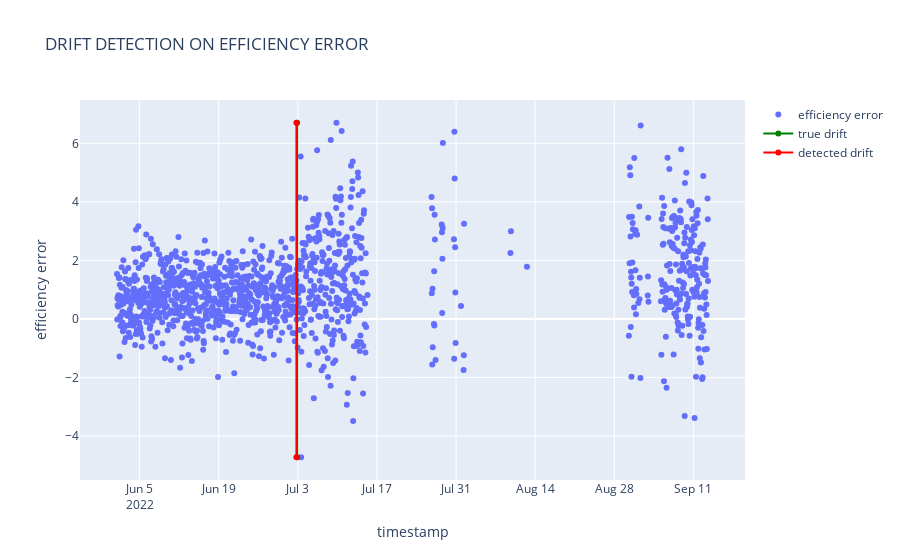

Notebook code for this chart:
### Code cell
fig = go.Figure()

# add data points
fig.add_trace(go.Scatter(x=status['timestamp'], y=generated_data['generated_eff_error'], mode='markers', name='efficiency error'))

# calculate drift bar limits
drift_bar_max = generated_data['generated_eff_error'].max()
drift_bar_min = generated_data['generated_eff_error'].min()

# add true drift timestamp
true_drift_df=pd.DataFrame()
true_drift_df=true_drift_df.append([[begin_drift_timestamp, drift_bar_min]])
true_drift_df=true_drift_df.append([[begin_drift_timestamp, drift_bar_max]])
fig.add_trace(go.Scatter(x=true_drift_df[0], y=true_drift_df[1], line=dict(color='green'), name='true drift'))


# add drift detected
for i in range(len(drift_detected_timestamp)):
    df=pd.DataFrame()
    df=df.append([[drift_detected_timestamp.iloc[i], drift_bar_min]])
    df=df.append([[drift_detected_timestamp.iloc[i], drift_bar_max]])
    fig.add_trace(go.Scatter(x=df[0], y=df[1], line=dict(color='red'), name='detected drift'))

fig.update_layout(title='DRIFT DETECTION ON EFFICIENCY ERROR', xaxis_title='timestamp', yaxis_title='efficiency error')
fig.show()

### Figure 1 — Plotly figure (JSON) as saved in the notebook; plotly's stock layout.template omitted (floating-point values rounded to 4 significant figures; data arrays with more than 128 entries replaced by an {"elided": "..."} marker saying what was removed)
{"data": [{"mode": "markers", "name": "efficiency error", "type": "scatter", "x": {"elided": "1275 str values"}, "y": {"elided": "1275 float values"}}, {"line": {"color": "green"}, "name": "true drift", "type": "scatter", "x": ["2022-07-02T21:00:00", "2022-07-02T21:00:00"], "y": [-4.719, 6.703]}, {"line": {"color": "red"}, "name": "detected drift", "type": "scatter", "x": ["2022-07-02T18:00:00", "2022-07-02T18:00:00"], "y": [-4.719, 6.703]}], "layout": {"title": {"text": "DRIFT DETECTION ON EFFICIENCY ERROR"}, "xaxis": {"title": {"text": "timestamp"}}, "yaxis": {"title": {"text": "efficiency error"}}}}
